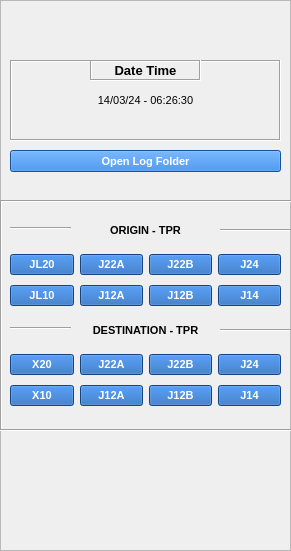
      <widget class="QFrame" name="frame">
       <property name="geometry">
        <rect>
         <x>920</x>
         <y>40</y>
         <width>291</width>
         <height>551</height>
        </rect>
       </property>
       <property name="frameShape">
        <enum>QFrame::StyledPanel</enum>
       </property>
       <property name="frameShadow">
        <enum>QFrame::Raised</enum>
       </property>
       <widget class="QFrame" name="frame_4">
        <property name="geometry">
         <rect>
          <x>0</x>
          <y>200</y>
          <width>301</width>
          <height>231</height>
         </rect>
        </property>
        <property name="font">
         <font>
          <pointsize>8</pointsize>
         </font>
        </property>
        <property name="frameShape">
         <enum>QFrame::Box</enum>
        </property>
        <property name="frameShadow">
         <enum>QFrame::Sunken</enum>
        </property>
        <widget class="QWidget" name="layoutWidget_2">
         <property name="geometry">
          <rect>
           <x>10</x>
           <y>150</y>
           <width>271</width>
           <height>62</height>
          </rect>
         </property>
         <property name="font">
          <font>
           <pointsize>8</pointsize>
          </font>
         </property>
         <layout class="QVBoxLayout" name="verticalLayout_8">
          <item>
           <layout class="QHBoxLayout" name="horizontalLayout_7">
            <item>
             <widget class="QPushButton" name="x20">
              <property name="font">
               <font>
                <pointsize>8</pointsize>
                <weight>75</weight>
                <bold>true</bold>
               </font>
              </property>
              <property name="styleSheet">
               <string notr="true">background-color: rgb(26, 95, 180);
color: rgb(255, 255, 255);</string>
              </property>
              <property name="text">
               <string>X20</string>
              </property>
             </widget>
            </item>
            <item>
             <widget class="QPushButton" name="j22aDes">
              <property name="font">
               <font>
                <pointsize>8</pointsize>
                <weight>75</weight>
                <bold>true</bold>
               </font>
              </property>
              <property name="styleSheet">
               <string notr="true">background-color: rgb(26, 95, 180);
color: rgb(255, 255, 255);</string>
              </property>
              <property name="text">
               <string>J22A</string>
              </property>
             </widget>
            </item>
            <item>
             <widget class="QPushButton" name="j22bDes">
              <property name="font">
               <font>
                <pointsize>8</pointsize>
                <weight>75</weight>
                <bold>true</bold>
               </font>
              </property>
              <property name="styleSheet">
               <string notr="true">background-color: rgb(26, 95, 180);
color: rgb(255, 255, 255);</string>
              </property>
              <property name="text">
               <string>J22B</string>
              </property>
             </widget>
            </item>
            <item>
             <widget class="QPushButton" name="j24Des">
              <property name="font">
               <font>
                <pointsize>8</pointsize>
                <weight>75</weight>
                <bold>true</bold>
               </font>
              </property>
              <property name="styleSheet">
               <string notr="true">background-color: rgb(26, 95, 180);
color: rgb(255, 255, 255);</string>
              </property>
              <property name="text">
               <string>J24</string>
              </property>
             </widget>
            </item>
           </layout>
          </item>
          <item>
           <layout class="QHBoxLayout" name="horizontalLayout_8">
            <item>
             <widget class="QPushButton" name="x10">
              <property name="font">
               <font>
                <pointsize>8</pointsize>
                <weight>75</weight>
                <bold>true</bold>
               </font>
              </property>
              <property name="styleSheet">
               <string notr="true">background-color: rgb(26, 95, 180);
color: rgb(255, 255, 255);</string>
              </property>
              <property name="text">
               <string>X10</string>
              </property>
             </widget>
            </item>
            <item>
             <widget class="QPushButton" name="j12aDes">
              <property name="font">
               <font>
                <pointsize>8</pointsize>
                <weight>75</weight>
                <bold>true</bold>
               </font>
              </property>
              <property name="styleSheet">
               <string notr="true">background-color: rgb(26, 95, 180);
color: rgb(255, 255, 255);</string>
              </property>
              <property name="text">
               <string>J12A</string>
              </property>
             </widget>
            </item>
            <item>
             <widget class="QPushButton" name="j12bDes">
              <property name="font">
               <font>
                <pointsize>8</pointsize>
                <weight>75</weight>
                <bold>true</bold>
               </font>
              </property>
              <property name="styleSheet">
               <string notr="true">background-color: rgb(26, 95, 180);
color: rgb(255, 255, 255);</string>
              </property>
              <property name="text">
               <string>J12B</string>
              </property>
             </widget>
            </item>
            <item>
             <widget class="QPushButton" name="j14Des">
              <property name="font">
               <font>
                <pointsize>8</pointsize>
                <weight>75</weight>
                <bold>true</bold>
               </font>
              </property>
              <property name="styleSheet">
               <string notr="true">background-color: rgb(26, 95, 180);
color: rgb(255, 255, 255);</string>
              </property>
              <property name="text">
               <string>J14</string>
              </property>
             </widget>
            </item>
           </layout>
          </item>
         </layout>
        </widget>
        <widget class="QLabel" name="destinationTpr">
         <property name="geometry">
          <rect>
           <x>80</x>
           <y>120</y>
           <width>131</width>
           <height>21</height>
          </rect>
         </property>
         <property name="font">
          <font>
           <pointsize>8</pointsize>
           <weight>75</weight>
           <bold>true</bold>
          </font>
         </property>
         <property name="text">
          <string>DESTINATION - TPR</string>
         </property>
         <property name="alignment">
          <set>Qt::AlignCenter</set>
         </property>
        </widget>
        <widget class="QLabel" name="originTpr">
         <property name="geometry">
          <rect>
           <x>80</x>
           <y>20</y>
           <width>131</width>
           <height>21</height>
          </rect>
         </property>
         <property name="font">
          <font>
           <pointsize>8</pointsize>
           <weight>75</weight>
           <bold>true</bold>
          </font>
         </property>
         <property name="text">
          <string>ORIGIN - TPR</string>
         </property>
         <property name="alignment">
          <set>Qt::AlignCenter</set>
         </property>
        </widget>
        <widget class="Line" name="line">
         <property name="geometry">
          <rect>
           <x>10</x>
           <y>20</y>
           <width>61</width>
           <height>16</height>
          </rect>
         </property>
         <property name="font">
          <font>
           <pointsize>8</pointsize>
          </font>
         </property>
         <property name="orientation">
          <enum>Qt::Horizontal</enum>
         </property>
        </widget>
        <widget class="Line" name="line_2">
         <property name="geometry">
          <rect>
           <x>220</x>
           <y>20</y>
           <width>71</width>
           <height>20</height>
          </rect>
         </property>
         <property name="font">
          <font>
           <pointsize>8</pointsize>
          </font>
         </property>
         <property name="orientation">
          <enum>Qt::Horizontal</enum>
         </property>
        </widget>
        <widget class="Line" name="line_3">
         <property name="geometry">
          <rect>
           <x>10</x>
           <y>120</y>
           <width>61</width>
           <height>16</height>
          </rect>
         </property>
         <property name="font">
          <font>
           <pointsize>8</pointsize>
          </font>
         </property>
         <property name="orientation">
          <enum>Qt::Horizontal</enum>
         </property>
        </widget>
        <widget class="Line" name="line_4">
         <property name="geometry">
          <rect>
           <x>220</x>
           <y>120</y>
           <width>71</width>
           <height>20</height>
          </rect>
         </property>
         <property name="font">
          <font>
           <pointsize>8</pointsize>
          </font>
         </property>
         <property name="orientation">
          <enum>Qt::Horizontal</enum>
         </property>
        </widget>
        <widget class="QWidget" name="layoutWidget_3">
         <property name="geometry">
          <rect>
           <x>10</x>
           <y>50</y>
           <width>271</width>
           <height>62</height>
          </rect>
         </property>
         <property name="font">
          <font>
           <pointsize>8</pointsize>
          </font>
         </property>
         <layout class="QVBoxLayout" name="verticalLayout_9">
          <item>
           <layout class="QHBoxLayout" name="horizontalLayout_9">
            <item>
             <widget class="QPushButton" name="jl20">
              <property name="font">
               <font>
                <pointsize>8</pointsize>
                <weight>75</weight>
                <bold>true</bold>
               </font>
              </property>
              <property name="styleSheet">
               <string notr="true">background-color: rgb(26, 95, 180);
color: rgb(255, 255, 255);</string>
              </property>
              <property name="text">
               <string>JL20</string>
              </property>
             </widget>
            </item>
            <item>
             <widget class="QPushButton" name="j22a">
              <property name="font">
               <font>
                <pointsize>8</pointsize>
                <weight>75</weight>
                <bold>true</bold>
               </font>
              </property>
              <property name="styleSheet">
               <string notr="true">background-color: rgb(26, 95, 180);
color: rgb(255, 255, 255);</string>
              </property>
              <property name="text">
               <string>J22A</string>
              </property>
             </widget>
            </item>
            <item>
             <widget class="QPushButton" name="j22b">
              <property name="font">
               <font>
                <pointsize>8</pointsize>
                <weight>75</weight>
                <bold>true</bold>
               </font>
              </property>
              <property name="styleSheet">
               <string notr="true">background-color: rgb(26, 95, 180);
color: rgb(255, 255, 255);</string>
              </property>
              <property name="text">
               <string>J22B</string>
              </property>
             </widget>
            </item>
            <item>
             <widget class="QPushButton" name="j24">
              <property name="font">
               <font>
                <pointsize>8</pointsize>
                <weight>75</weight>
                <bold>true</bold>
               </font>
              </property>
              <property name="styleSheet">
               <string notr="true">background-color: rgb(26, 95, 180);
color: rgb(255, 255, 255);</string>
              </property>
              <property name="text">
               <string>J24</string>
              </property>
             </widget>
            </item>
           </layout>
          </item>
          <item>
           <layout class="QHBoxLayout" name="horizontalLayout_10">
            <item>
             <widget class="QPushButton" name="jl10">
              <property name="font">
               <font>
                <pointsize>8</pointsize>
                <weight>75</weight>
                <bold>true</bold>
               </font>
              </property>
              <property name="styleSheet">
               <string notr="true">background-color: rgb(26, 95, 180);
color: rgb(255, 255, 255);</string>
              </property>
              <property name="text">
               <string>JL10</string>
              </property>
             </widget>
            </item>
            <item>
             <widget class="QPushButton" name="j12a">
              <property name="font">
               <font>
                <pointsize>8</pointsize>
                <weight>75</weight>
                <bold>true</bold>
               </font>
              </property>
              <property name="styleSheet">
               <string notr="true">background-color: rgb(26, 95, 180);
color: rgb(255, 255, 255);</string>
              </property>
              <property name="text">
               <string>J12A</string>
              </property>
             </widget>
            </item>
            <item>
             <widget class="QPushButton" name="j12b">
              <property name="font">
               <font>
                <pointsize>8</pointsize>
                <weight>75</weight>
                <bold>true</bold>
               </font>
              </property>
              <property name="styleSheet">
               <string notr="true">background-color: rgb(26, 95, 180);
color: rgb(255, 255, 255);</string>
              </property>
              <property name="text">
               <string>J12B</string>
              </property>
             </widget>
            </item>
            <item>
             <widget class="QPushButton" name="j14">
              <property name="font">
               <font>
                <pointsize>8</pointsize>
                <weight>75</weight>
                <bold>true</bold>
               </font>
              </property>
              <property name="styleSheet">
               <string notr="true">background-color: rgb(26, 95, 180);
color: rgb(255, 255, 255);</string>
              </property>
              <property name="text">
               <string>J14</string>
              </property>
             </widget>
            </item>
           </layout>
          </item>
         </layout>
        </widget>
       </widget>
       <widget class="QLabel" name="dateTimeVal">
        <property name="geometry">
         <rect>
          <x>10</x>
          <y>60</y>
          <width>271</width>
          <height>81</height>
         </rect>
        </property>
        <property name="font">
         <font>
          <pointsize>8</pointsize>
         </font>
        </property>
        <property name="frameShape">
         <enum>QFrame::Box</enum>
        </property>
        <property name="frameShadow">
         <enum>QFrame::Sunken</enum>
        </property>
        <property name="text">
         <string>14/03/24 - 06:26:30</string>
        </property>
        <property name="alignment">
         <set>Qt::AlignCenter</set>
        </property>
       </widget>
       <widget class="QPushButton" name="openLogFolderBtn">
        <property name="geometry">
         <rect>
          <x>10</x>
          <y>150</y>
          <width>271</width>
          <height>22</height>
         </rect>
        </property>
        <property name="font">
         <font>
          <pointsize>8</pointsize>
          <weight>75</weight>
          <bold>true</bold>
         </font>
        </property>
        <property name="styleSheet">
         <string notr="true">background-color: rgb(28, 113, 216);
color: rgb(255, 255, 255);</string>
        </property>
        <property name="text">
         <string>Open Log Folder</string>
        </property>
       </widget>
       <widget class="QLabel" name="dateTime">
        <property name="geometry">
         <rect>
          <x>90</x>
          <y>60</y>
          <width>111</width>
          <height>21</height>
         </rect>
        </property>
        <property name="font">
         <font>
          <pointsize>10</pointsize>
          <weight>75</weight>
          <bold>true</bold>
         </font>
        </property>
        <property name="frameShape">
         <enum>QFrame::Box</enum>
        </property>
        <property name="frameShadow">
         <enum>QFrame::Sunken</enum>
        </property>
        <property name="text">
         <string>Date Time</string>
        </property>
        <property name="alignment">
         <set>Qt::AlignCenter</set>
        </property>
       </widget>
      </widget>
